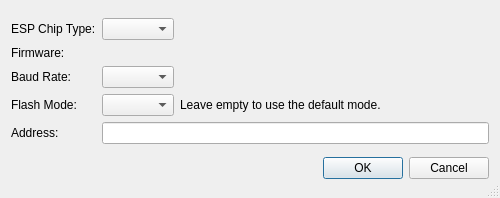
<?xml version="1.0" encoding="UTF-8"?>
<ui version="4.0">
 <class>EspFirmwareSelectionDialog</class>
 <widget class="QDialog" name="EspFirmwareSelectionDialog">
  <property name="geometry">
   <rect>
    <x>0</x>
    <y>0</y>
    <width>500</width>
    <height>198</height>
   </rect>
  </property>
  <property name="windowTitle">
   <string>Flash MicroPython Firmware</string>
  </property>
  <property name="sizeGripEnabled">
   <bool>true</bool>
  </property>
  <layout class="QVBoxLayout" name="verticalLayout">
   <item>
    <layout class="QGridLayout" name="gridLayout">
     <item row="0" column="0">
      <widget class="QLabel" name="label">
       <property name="text">
        <string>ESP Chip Type:</string>
       </property>
      </widget>
     </item>
     <item row="0" column="1">
      <widget class="QComboBox" name="espComboBox">
       <property name="toolTip">
        <string>Select the ESP chip type</string>
       </property>
       <property name="sizeAdjustPolicy">
        <enum>QComboBox::AdjustToContents</enum>
       </property>
      </widget>
     </item>
     <item row="0" column="2">
      <spacer name="horizontalSpacer">
       <property name="orientation">
        <enum>Qt::Horizontal</enum>
       </property>
       <property name="sizeHint" stdset="0">
        <size>
         <width>318</width>
         <height>20</height>
        </size>
       </property>
      </spacer>
     </item>
     <item row="1" column="0">
      <widget class="QLabel" name="label_2">
       <property name="text">
        <string>Firmware:</string>
       </property>
      </widget>
     </item>
     <item row="1" column="1" colspan="2">
      <widget class="EricPathPicker" name="firmwarePicker" native="true">
       <property name="sizePolicy">
        <sizepolicy hsizetype="Preferred" vsizetype="Fixed">
         <horstretch>0</horstretch>
         <verstretch>0</verstretch>
        </sizepolicy>
       </property>
       <property name="focusPolicy">
        <enum>Qt::WheelFocus</enum>
       </property>
       <property name="toolTip">
        <string>Enter the path of the firmware file</string>
       </property>
      </widget>
     </item>
     <item row="2" column="0">
      <widget class="QLabel" name="label_5">
       <property name="text">
        <string>Baud Rate:</string>
       </property>
      </widget>
     </item>
     <item row="2" column="1">
      <widget class="QComboBox" name="baudRateComboBox">
       <property name="toolTip">
        <string>Select the baud rate to be used for flashing (default: 115.200 bps)</string>
       </property>
      </widget>
     </item>
     <item row="2" column="2">
      <spacer name="horizontalSpacer_2">
       <property name="orientation">
        <enum>Qt::Horizontal</enum>
       </property>
       <property name="sizeHint" stdset="0">
        <size>
         <width>298</width>
         <height>20</height>
        </size>
       </property>
      </spacer>
     </item>
     <item row="3" column="0">
      <widget class="QLabel" name="label_3">
       <property name="toolTip">
        <string/>
       </property>
       <property name="text">
        <string>Flash Mode:</string>
       </property>
      </widget>
     </item>
     <item row="3" column="1">
      <widget class="QComboBox" name="modeComboBox">
       <property name="toolTip">
        <string>Select the flash mode</string>
       </property>
      </widget>
     </item>
     <item row="3" column="2">
      <widget class="QLabel" name="label_4">
       <property name="text">
        <string>Leave empty to use the default mode.</string>
       </property>
      </widget>
     </item>
     <item row="4" column="0">
      <widget class="QLabel" name="addressLabel">
       <property name="text">
        <string>Address:</string>
       </property>
      </widget>
     </item>
     <item row="4" column="1" colspan="2">
      <widget class="QLineEdit" name="addressEdit">
       <property name="toolTip">
        <string>Enter the flash addres in the hexadecimal form</string>
       </property>
       <property name="maxLength">
        <number>7</number>
       </property>
       <property name="clearButtonEnabled">
        <bool>true</bool>
       </property>
      </widget>
     </item>
    </layout>
   </item>
   <item>
    <widget class="QDialogButtonBox" name="buttonBox">
     <property name="orientation">
      <enum>Qt::Horizontal</enum>
     </property>
     <property name="standardButtons">
      <set>QDialogButtonBox::Cancel|QDialogButtonBox::Ok</set>
     </property>
    </widget>
   </item>
  </layout>
 </widget>
 <customwidgets>
  <customwidget>
   <class>EricPathPicker</class>
   <extends>QWidget</extends>
   <header>EricWidgets/EricPathPicker.h</header>
   <container>1</container>
  </customwidget>
 </customwidgets>
 <tabstops>
  <tabstop>espComboBox</tabstop>
  <tabstop>firmwarePicker</tabstop>
  <tabstop>baudRateComboBox</tabstop>
  <tabstop>modeComboBox</tabstop>
  <tabstop>addressEdit</tabstop>
 </tabstops>
 <resources/>
 <connections>
  <connection>
   <sender>buttonBox</sender>
   <signal>accepted()</signal>
   <receiver>EspFirmwareSelectionDialog</receiver>
   <slot>accept()</slot>
   <hints>
    <hint type="sourcelabel">
     <x>248</x>
     <y>254</y>
    </hint>
    <hint type="destinationlabel">
     <x>157</x>
     <y>274</y>
    </hint>
   </hints>
  </connection>
  <connection>
   <sender>buttonBox</sender>
   <signal>rejected()</signal>
   <receiver>EspFirmwareSelectionDialog</receiver>
   <slot>reject()</slot>
   <hints>
    <hint type="sourcelabel">
     <x>316</x>
     <y>260</y>
    </hint>
    <hint type="destinationlabel">
     <x>286</x>
     <y>274</y>
    </hint>
   </hints>
  </connection>
 </connections>
</ui>
